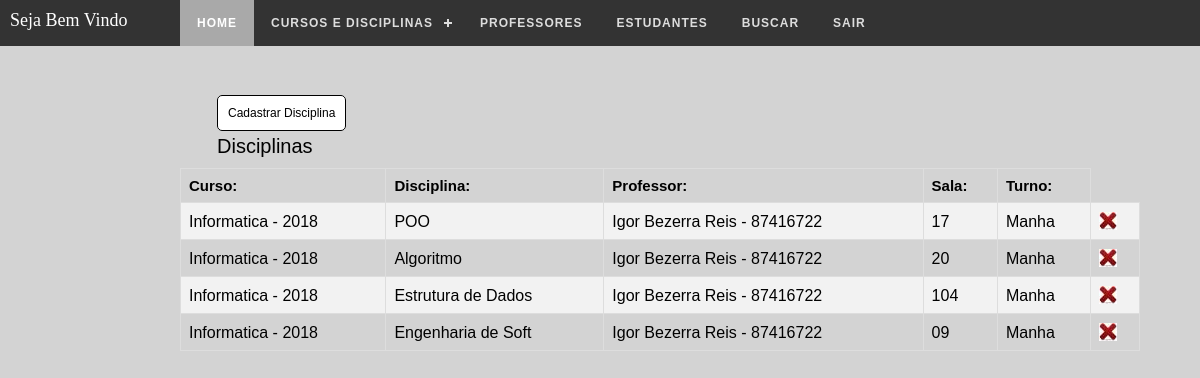
/admin/cursos_e_disciplinas.php?pg=disciplina (signed in), run on the app's committed database.
### tables this page shows
CREATE TABLE IF NOT EXISTS `cursos` (
  `id` int(11) NOT NULL AUTO_INCREMENT,
  `curso` varchar(255) NOT NULL,
  `ano` int(11) NOT NULL,
  `status` int(11) NOT NULL,
  PRIMARY KEY (`id`)
);

CREATE TABLE IF NOT EXISTS `disciplinas` (
  `id` int(11) NOT NULL AUTO_INCREMENT,
  `curso` varchar(255) NOT NULL,
  `disciplina` varchar(255) NOT NULL,
  `professor` varchar(255) NOT NULL,
  `sala` varchar(255) NOT NULL,
  `turno` varchar(255) NOT NULL,
  PRIMARY KEY (`id`)
);

CREATE TABLE IF NOT EXISTS `professores` (
  `id` int(11) NOT NULL AUTO_INCREMENT,
  `code` varchar(255) NOT NULL,
  `status` varchar(255) NOT NULL,
  `nome` varchar(255) NOT NULL,
  `cpf` varchar(255) NOT NULL,
  `nascimento` varchar(255) NOT NULL,
  `formacao` varchar(255) NOT NULL,
  `graduacao` varchar(255) NOT NULL,
  `pos_graduacao` varchar(255) NOT NULL,
  `mestrado` varchar(255) NOT NULL,
  `doutorado` varchar(255) NOT NULL,
  `salario` varchar(255) NOT NULL,
  PRIMARY KEY (`id`)
);

### admin/cursos_e_disciplinas.php (the view, shortened to what this page needs)
<!DOCTYPE html PUBLIC "-//W3C//DTD XHTML 1.0 Transitional//EN" "http://www.w3.org/TR/xhtml1/DTD/xhtml1-transitional.dtd">
<html xmlns="http://www.w3.org/1999/xhtml">
<head>
<link href="css/cursos_e_disciplinas.css" rel="stylesheet" type="text/css" />
</head>
<body>
<?php require "topo1.php"; ?>
<?php if(@$_GET['pg'] == 'disciplina'){ ?>
<div id="tabela_disciplinas">
<br /><br />
<div class="tabela">
<a class="aa2" href="cursos_e_disciplinas.php?pg=disciplina&cadastra=sim">Cadastrar Disciplina</a>
 <h1>Disciplinas</h1>
<?php
$sql_1 = mysqli_query($db,"SELECT * FROM disciplinas");
if(mysqli_num_rows($sql_1) == ''){
	echo "<h2>No momento n�o existe nenhuma disciplina cadastrar!</h2><br><br>";
}else{
?>
    <table id="customers" width="900" border="0">
      <tr>
        <td><strong>Curso:</strong></td>
        <td><strong>Disciplina:</strong></td>
        <td><strong>Professor:</strong></td>
        <td><strong>Sala:</strong></td>
        <td><strong>Turno:</strong></td>
      </tr>
      <?php while($res_1 = mysqli_fetch_array($sql_1)){ ?>
      <tr>
        <td><h3><?php $id_curso = $res_1['curso'];
          $sql = mysqli_query($db,"SELECT * FROM cursos WHERE id = $id_curso");
          while ($res = mysqli_fetch_array($sql)) {
              echo $res['curso'].' - '.$res['ano'];
          }
         ?></h3></td>
        <td><h3><?php echo $res_1['disciplina']; ?></h3></td>
        <td><h3>
		<?php
		$professor = $res_1['professor'];
		$sql_2 = mysqli_query($db,"SELECT * FROM professores WHERE code = '$professor'");
			while($res_2 = mysqli_fetch_array($sql_2)){
				echo $res_2['nome']; echo " - "; echo $res_1['professor'];
			}
		?>
        </h3></td>
        <td><h3><?php echo $res_1['sala']; ?></h3></td>
        <td><h3><?php echo $res_1['turno']; ?></h3></td>
        <td><a class="a" href="cursos_e_disciplinas.php?pg=disciplina&deleta=sim&id=<?php echo $res_1['id']; ?>"><img title="Excluir Disciplina" src="img/deleta.jpg" width="18" height="18" border="0"></a></td>
      </tr>
      <?php } ?>
    </table>
    </div>
<?php } ?>
<br />
</div>
<?php } ?>
</body>
</html>

### admin/topo1.php (shortened to what this page needs)
<!DOCTYPE html>
<html lang="pt" >
<head>
  <?php
  require "../config.php";
 ?>
  <link rel="stylesheet" href="css_topo/style.css">
  <link href="../modal/bootstrap.min.css" rel="stylesheet" type="text/css" />
</head>
<body>
<nav id='cssmenu'>
<div class="logo" ><a href="index.php">Seja Bem Vindo</a></div>
<ul>
<li class='active'><a href="index.php" type="home">HOME</a></li>
<li><a href="cursos_e_disciplinas.php?pg=curso">CURSOS E DISCIPLINAS</a>
</li>
<li><a href="professores.php?pg=todos">PROFESSORES</a></li>
<li><a href="estudantes.php?pg=todos">ESTUDANTES</a></li>
<li><a  class="category" href="" data-toggle="modal" data-target="#myModal" >BUSCAR</a></li>
<li><a href='../config.php?pg=sair' type="close">SAIR</a></li>
</ul>
</nav>
</body>
</html>

### config.php (shortened to what this page needs)
<!DOCTYPE html PUBLIC "-//W3C//DTD XHTML 1.0 Transitional//EN" "http://www.w3.org/TR/xhtml1/DTD/xhtml1-transitional.dtd">
<html xmlns="http://www.w3.org/1999/xhtml">
<head>
</head>
<body>
</body>
</html>

### admin/css/cursos_e_disciplinas.css (style rules this page uses)
body { margin: 0px; padding: 0px; }
.tabela { width: 80%; margin-left: 15%; margin-top: 2%; font:15px Arial, Helvetica, sans-serif; text-align:left; }
#customers { font-family: "Trebuchet MS", Arial, Helvetica, sans-serif; border-collapse: collapse; width: 100%; }
#customers td, #customers th { border: 1px solid #ddd; padding: 8px; }
#customers tr:nth-child(even) { background-color: #f2f2f2; }
.aa2 { font:12px Arial, Helvetica, sans-serif; margin:30px 0 10px 37px; color:black; background:white; text-decoration:none; padding:10px; border:1px solid #000; border-radius: 5px; }
.tabela h1 { font:20px Arial, Helvetica, sans-serif; margin:15px 0 10px 37px; color:#000; }
.tabela h3 { font:16px Arial, Helvetica, sans-serif; margin:2px 0 0 0; color:black; }

### admin/css_topo/style.css (style rules this page uses)
* { margin:0; padding:0; text-decoration:none }
body { background:#D3D3D3; }
.logo { position:relative; z-index:123; padding:10px; font:18px verdana; color:#6DDB07; float:left; width:15% }
.logo a { color:white; }
nav { position:relative; width:100%; margin:0 auto; }
#cssmenu,#cssmenu ul,#cssmenu ul li,#cssmenu ul li a,#cssmenu #head-mobile { border:0; list-style:none; line-height:1; display:block; position:relative; -webkit-box-sizing:border-box; -moz-box-sizing:border-box; box-sizing:border-box; }
#cssmenu:after,#cssmenu > ul:after { content:"."; display:block; clear:both; visibility:hidden; line-height:0; height:0 }
#cssmenu { font-family:sans-serif; background:#333; }
#cssmenu > ul > li { float:left }
#cssmenu > ul > li > a { padding:17px; font-size:12px; letter-spacing:1px; text-decoration:none; color:#ddd; font-weight:700; }
#cssmenu > ul > li:hover > a,#cssmenu ul li.active a { color:#fff }
#cssmenu > ul > li:hover,#cssmenu ul li.active:hover,#cssmenu ul li.active,#cssmenu ul li.has-sub.active:hover { background:#A9A9A9!important; -webkit-transition:background .3s ease; -ms-transition:background .3s ease; transition:background .3s ease; }
#cssmenu > ul > li.has-sub > a { padding-right:30px }
#cssmenu > ul > li.has-sub > a:after { position:absolute; top:22px; right:11px; width:8px; height:2px; display:block; background:#ddd; content:'' }
#cssmenu > ul > li.has-sub > a:before { position:absolute; top:19px; right:14px; display:block; width:2px; height:8px; background:#ddd; content:''; -webkit-transition:all .25s ease; -ms-transition:all .25s ease; transition:all .25s ease }

### data on the page
disciplinas: disciplina "POO", professor "87416722", sala "17", turno "Manha"
cursos: curso "Informatica", ano "2018"
professores: nome "Igor Bezerra Reis"
disciplinas: disciplina "Algoritmo", professor "87416722", sala "20", turno "Manha"
disciplinas: disciplina "Estrutura de Dados", professor "87416722", sala "104", turno "Manha"
disciplinas: disciplina "Engenharia de Soft", professor "87416722", sala "09", turno "Manha"
